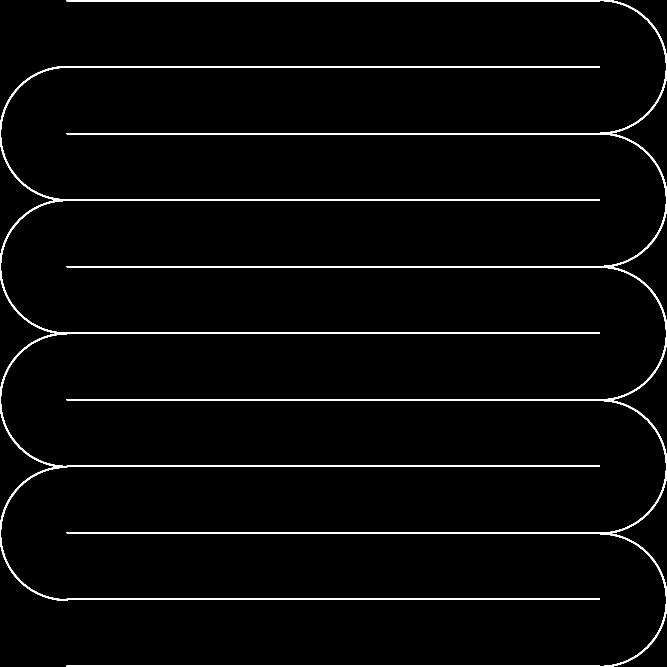
#> input picture confirmed/track_clean.png, 2000 x 2000 px, found by its file name (shown at 1/3 size)
$ python test_pass_clear.py
#> lines starting #> are read from the running program, lines starting #| are printed output that depends on the picture; after the words box and inside, x2 and y2 are one past the last pixel; in counts of white or black regions, pixels touching at a corner belong together
### simtrack/obstacles_random.py
"""随机反弹障碍 — 小球弹性反弹模型

主人需求（2026-08-07）：
- 每段 20m 长 × 5m 宽（通道真实宽度），x∈[15,35]，两端虚拟墙内收 10cm
- 障碍 1m/s，每满 1s 20% 概率随机改变方向（uniform 0~2π）
- 撞真实墙（y 边界）/虚拟墙（x 边界）→ 镜面反射（分量取反）
- 机器狗无视虚拟墙（虚拟墙只约束障碍中心）
"""

import math
import random


class RandomObstacle:
    """单个随机反弹障碍。pos/dir 是可变状态，ch 标识所在通道。"""

    # [53 lines left out: functions __init__, update, _reflect, not called in this run]


class RandomObstacleField:
    """管理多个反弹区段（每段 1 个随机障碍）。

    x0/x1：每段的 x 向活动范围（虚拟墙）。2026-08-09 混合场：直道障碍 x∈[4.5,45]
    （不超出本通道直道段，不进转弯开口）。"""

    def __init__(self, channels=(1, 4, 6, 8), seed=None, x0=15.0, x1=35.0):
        self._rng = random.Random(seed)
        self.obstacles = [RandomObstacle(ch, x0=x0, x1=x1, rng=self._rng) for ch in channels]

    def update(self, dt):
        for obs in self.obstacles:
            obs.update(dt)

    # [11 lines left out: functions positions, velocities, not called in this run]


def mix_bend_positions(seed):
    """混合场弯道固定障碍位置（2026-08-10 主人指令：弯道内随机分布，不再刚性一列贴 x=48.5/1.5）。

    每弯 1 个：右弯（奇数分隔墙，开口 x∈[45,50]）x∈[47.6,48.6]；
    左弯（偶数分隔墙，开口 x∈[0,5]）x∈[1.4,2.4]；y=5k±1.5（弯道口袋内）。
    范围核算（r=0.5 不嵌墙、转弯走线保持 ≥1.9m）：
    - 随机范围必须**贴外墙半侧**：障碍摆到口袋中间（如 x=46.9）会把转弯区分成两条
      ~1.3-2.0m 的紧缝，执行层穿缝 bounce 风暴（实测 404 bounce/301s）——
      障碍的几何意义是"逼狗走外侧弯"，不是"把弯道切成迷宫"。
    - 贴外墙极限 48.6+0.5=49.1 < 50（留 0.9m 缝 → 净空场封闭，狗不走）
    - 最靠内 47.6：外墙侧走线 1.9m / 分隔墙端侧 2.1m，两侧都留得出舒适通道
    - y 极限 5k±2.0（含半径）远在上下隔壁墙（5k±5）内
    种子可复现（seed7 = 回归/录像用）。"""
    rng = random.Random(seed)
    bends = []
    for k in range(1, 10):
        if k % 2 == 1:
            x = rng.uniform(47.6, 48.6)   # 右 U 型弯，贴外侧墙一带
        else:
            x = rng.uniform(1.4, 2.4)     # 左 U 型弯，贴外侧墙一带
        y = k * 5.0 + rng.uniform(-1.5, 1.5)
        bends.append((x, y))
    return bends

### scripts/test_pass_clear.py
"""门宽度判断（净空场 PASS）静态几何验证 —— 2026-08-10

不跑仿真，直接在真值地图上验证门宽度判断的两个性质：
①连通性：PASS（净空≥0.6m 可规划格）从起点到终点**全图连通**——净空场没把迷宫封死；
②缝宽判定：混合场 9 个弯道障碍（种子随机贴外侧一带）与外墙的缝——
  **缝宽 <1.15m 必须封闭**（栅栏陷阱识别——能透过激光但过不去的缝不是路）、
  **≥1.15m 必须开放**（宽路不误封）；
③宽路不误伤：直道中线全开放 + 每个弯道开口区有可穿行带。

用法：.venv/Scripts/python scripts/test_pass_clear.py [PASS_CLEAR格数，默认6=0.6m]
退出码 0=全过，1=有失败项。
"""
import sys
import numpy as np
import cv2
from PIL import Image

VOXEL = 0.1
GRID_N = 500
PASS_CLEAR = float(sys.argv[1]) if len(sys.argv) > 1 else 6.0   # 格 = 0.1m/格（默认 0.6m，与 algo3_headless.PASS_CLEAR_M 对齐）
ROAD_PIX = 128

# ── 真值地图 → 0.1m 栅格（4×4 MAX-pool：任一真值像素是墙则格为墙）──
hf = np.array(Image.open("confirmed/track_clean.png").convert("L"))
#> hf is the input picture: shape (2000, 2000); values 128 (black) and 191 (white), 2.4% white; 2 white regions, box (x1, y1, x2, y2) and area: (200, 0, 2000, 2000) 52873, (0, 198, 1800, 1803) 43918
assert hf.shape == (2000, 2000), hf.shape
wall_px = hf != ROAD_PIX
# 图像 row0 = y=50m 顶部 → 翻到 G[x, y]（gy=0 = y=0m）
wall_px = wall_px[::-1, :]
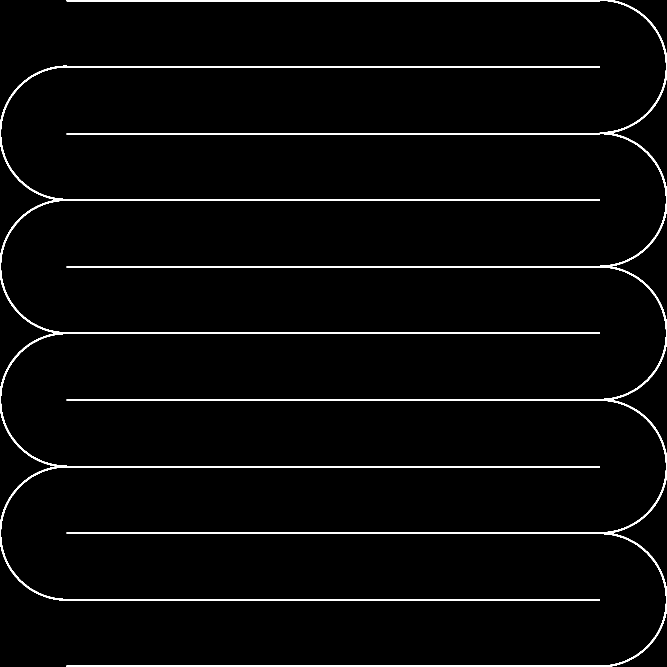
#> wall_px: shape (2000, 2000) bool (shown at 1/3 size); 2.4% white; 2 white regions, box (x1, y1, x2, y2) and area: (200, 0, 2000, 2000) 52873, (0, 197, 1800, 1802) 43918
WALLG = wall_px.reshape(GRID_N, 4, GRID_N, 4).any(axis=(1, 3)).T   # [x, y]
#> WALLG: shape (500, 500) bool; 4% white in thin lines or dots

def to_cell(wx, wy):
    return int(wx / VOXEL), int(wy / VOXEL)

def paint_disk(G, ox, oy, r=0.5):
    """障碍物理盘标墙（保守：整个盘，不只是感知面弧）"""
    cx, cy = to_cell(ox, oy)
    R = int(np.ceil(r / VOXEL))
    for dx in range(-R, R + 1):
        for dy in range(-R, R + 1):
            wx, wy = (cx+dx+0.5)*VOXEL, (cy+dy+0.5)*VOXEL
            if (wx-ox)**2 + (wy-oy)**2 < r*r:
                if 0 <= cx+dx < GRID_N and 0 <= cy+dy < GRID_N:
                    G[cx+dx, cy+dy] = True

# ── 混合场弯道障碍（种子随机贴外侧一带，与 init_mix_obstacles 同源）──
sys.path.insert(0, ".")
from simtrack.obstacles_random import mix_bend_positions
bends = mix_bend_positions(7)   # 回归/录像用 seed 7
print(f"弯道障碍(seed7): {[(round(x,1), round(y,1)) for x, y in bends]}")
G = WALLG.copy()
for ox, oy in bends:
    paint_disk(G, ox, oy)
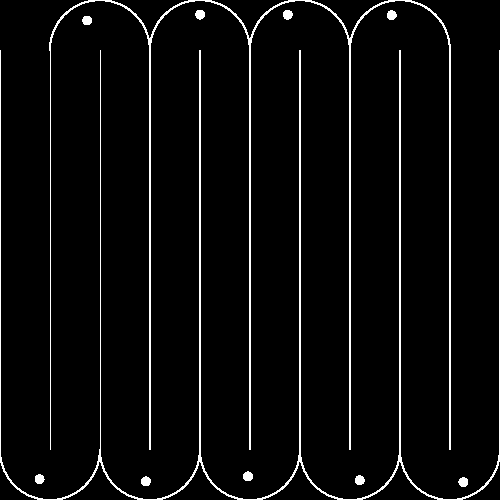
#> G: shape (500, 500) bool; 4.3% white in thin lines or dots

# ── 感知变体：墙厚先验 +2 格（狗实际感知到的墙比真值厚 0.2m）──
G_perc = cv2.dilate(G.astype(np.uint8), np.ones((5, 5), np.uint8)).astype(bool)
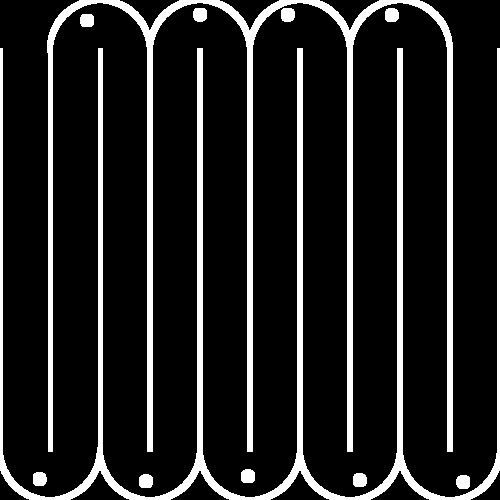
#> G_perc: shape (500, 500) bool; 13.5% white; 11 white regions, largest, box (x1, y1, x2, y2) and area: (0, 48, 500, 500) 16546, (47, 0, 453, 452) 15699, (241, 469, 255, 483) 176

def compute_pass(G):
    DIST = cv2.distanceTransform((~G).astype(np.uint8), cv2.DIST_L2, cv2.DIST_MASK_PRECISE)
    return DIST >= PASS_CLEAR, DIST

def reachable_from(PASS, sx, sy):
    """PASS 格 4 连通洪水填充"""
    seen = np.zeros_like(PASS)
    if not PASS[sx, sy]:
        return seen
    q = [(sx, sy)]
    seen[sx, sy] = True
    while q:
        cx, cy = q.pop()
        for dx, dy in ((0,1),(0,-1),(1,0),(-1,0)):
            nx, ny = cx+dx, cy+dy
            if 0 <= nx < GRID_N and 0 <= ny < GRID_N and PASS[nx, ny] and not seen[nx, ny]:
                seen[nx, ny] = True
                q.append((nx, ny))
    return seen

fails = []

for name, Gx in (("真值", G), ("感知(+2格墙厚先验)", G_perc)):
    PASS, DIST = compute_pass(Gx)
    print(f"\n══ {name}地图 ══ PASS 可规划格 {int(PASS.sum())} / 开放格 {int((~Gx).sum())}")

    # ① 连通性：起点 (2.5,2.5) → 终点 (2.5,47.5) 邻域
    sx, sy = to_cell(2.5, 2.5)
    fx, fy = to_cell(2.5, 47.5)
    reach = reachable_from(PASS, sx, sy)
    ok = reach[fx-5:fx+6, fy-35:fy+6].any()   # 终点 3.5m 到达圈内有可达格
    print(f"  ①连通性 起点→终点3.5m圈: {'PASS' if ok else 'FAIL'}")
    if not ok: fails.append(f"{name}: 连通性")

    # ② 缝宽判定：每个弯道障碍与外墙之间的缝——
    # **缝宽 <1.0m 必须封闭**（明确过不去的栅栏陷阱，两个地图变体都不许有 PASS 格）；
    # **缝宽 ≥1.6m 必须开放**（两个变体里都得有可穿格——宽路不误封）；
    # 1.0~1.6m 是边界区（结果取决于墙厚先验/格量化，闭=安全答案，不做断言）。
    n_ok = 0
    n_assert = 0
    for ox, oy in bends:
        if ox > 25:
            gap = 50.0 - (ox + 0.5)           # 右弯：障碍右缘 → 外墙 x=50
            sx0, sx1 = ox + 0.55, 49.95
        else:
            gap = (ox - 0.5) - 0.0            # 左弯：外墙 x=0 → 障碍左缘
            sx0, sx1 = 0.05, ox - 0.55
        if 1.0 <= gap < 1.6:
            continue                          # 边界区不断言
        has_pass = False
        for wx in np.arange(sx0, sx1, 0.1):
            for wy in np.arange(oy-0.4, oy+0.41, 0.1):
                cx, cy = to_cell(wx, wy)
                if 0 <= cx < GRID_N and 0 <= cy < GRID_N and not Gx[cx, cy] and PASS[cx, cy]:
                    has_pass = True
        expect_open = gap >= 1.6
        n_assert += 1
        if has_pass == expect_open:
            n_ok += 1
    print(f"  ②缝宽判定 {n_ok}/{n_assert}（<1.0m封/≥1.6m开，边界区跳过）: {'PASS' if n_ok == n_assert else 'FAIL'}")
    if n_ok != n_assert: fails.append(f"{name}: 缝宽判定 {n_ok}/{n_assert}")

    # ③ 宽路不误伤：直道中线全开放 + 每个弯道开口区有可穿行带（≥20% PASS 格）
    mid_ok = all(PASS[to_cell(25.0, 2.5+5*k)] for k in range(10))
    bend_ok = True
    for ox, oy in bends:
        x0, x1 = (45.5, 49.5) if ox > 25 else (0.5, 4.5)
        cells = [PASS[to_cell(wx, wy)]
                 for wx in np.arange(x0, x1, 0.5) for wy in np.arange(oy-2, oy+2.01, 0.5)]
        if sum(cells) < 0.2 * len(cells):
            bend_ok = False
    print(f"  ③直道中线 10/10: {'PASS' if mid_ok else 'FAIL'}  弯道开口可穿行带 9/9: {'PASS' if bend_ok else 'FAIL'}")
    if not mid_ok: fails.append(f"{name}: 直道中线")
    if not bend_ok: fails.append(f"{name}: 弯道开口")
#> this loop made 2 passes
#> (name, sx, sy, fx, fy, ok) on passes 1 to 2: ('真值', 25, 25, 25, 475, True), ('感知(+2格墙厚先验)', 25, 25, 25, 475, True)
#| ══ 真值地图 ══ PASS 可规划格 184222 / 开放格 239204
#|   ①连通性 起点→终点3.5m圈: PASS
#|   ②缝宽判定 3/3（<1.0m封/≥1.6m开，边界区跳过）: PASS
#|   ③直道中线 10/10: PASS  弯道开口可穿行带 9/9: PASS
#| ══ 感知(+2格墙厚先验)地图 ══ PASS 可规划格 162120 / 开放格 216191
#|   ①连通性 起点→终点3.5m圈: PASS
#|   ②缝宽判定 3/3（<1.0m封/≥1.6m开，边界区跳过）: PASS
#|   ③直道中线 10/10: PASS  弯道开口可穿行带 9/9: PASS
#> pass 1, in compute_pass, `DIST = cv2.distanceTransform((~G).astype(np.uint8), cv2.DIST_L2, cv2.D..`:
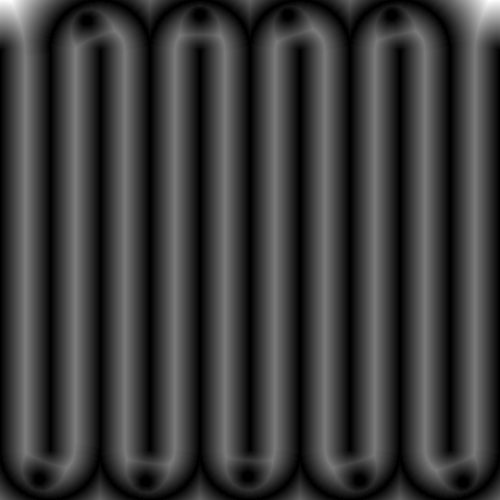
#> DIST: shape (500, 500) float32; min 0, max 50.99, mean 11.7; drawn with min black and max white
#> pass 1, `PASS, DIST = compute_pass(Gx)`:
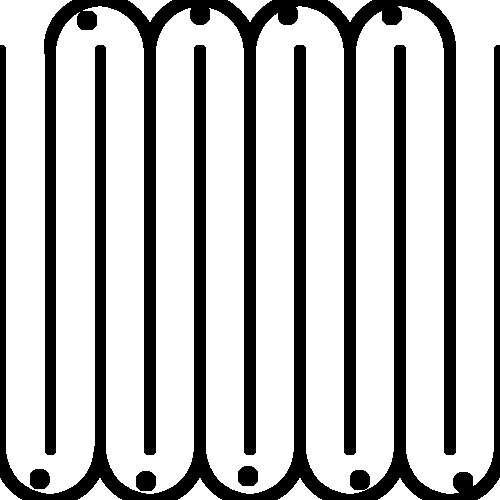
#> PASS: shape (500, 500) bool; 73.7% white; 5 black regions, box (x1, y1, x2, y2) and area: (0, 45, 500, 500) 32753, (44, 0, 456, 455) 31985, (238, 466, 258, 486) 348, (136, 471, 156, 491) 347, (30, 469, 50, 489) 345
#> pass 1, `reach = reachable_from(PASS, sx, sy)`:
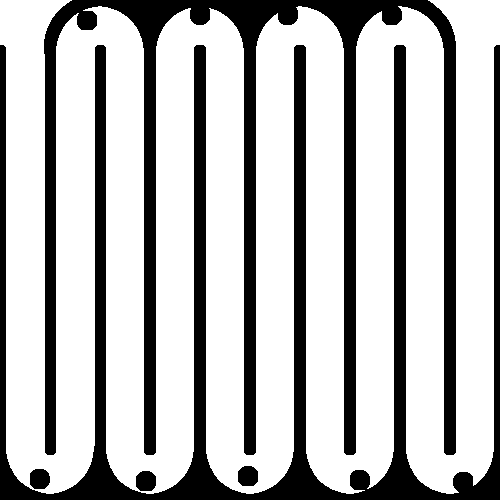
#> reach: shape (500, 500) bool; 72.4% white; 5 black regions, box (x1, y1, x2, y2) and area: (0, 45, 500, 500) 34830, (44, 0, 456, 455) 33252, (238, 466, 258, 486) 348, (136, 471, 156, 491) 347, (30, 469, 50, 489) 345
#> after the loop:
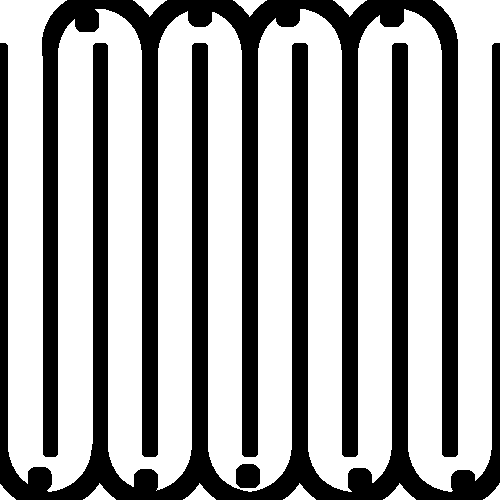
#> PASS: shape (500, 500) bool; 64.8% white; 3 black regions, box (x1, y1, x2, y2) and area: (0, 43, 500, 500) 44678, (42, 0, 458, 457) 42678, (236, 464, 260, 488) 524
#> after the loop, fails = []

print()
if fails:
    print("[FAIL]", fails)
    sys.exit(1)
print("[OK] 门宽度判断静态验证全过：缝宽判定（窄封宽开）+ 全图连通 + 宽路不误伤")
